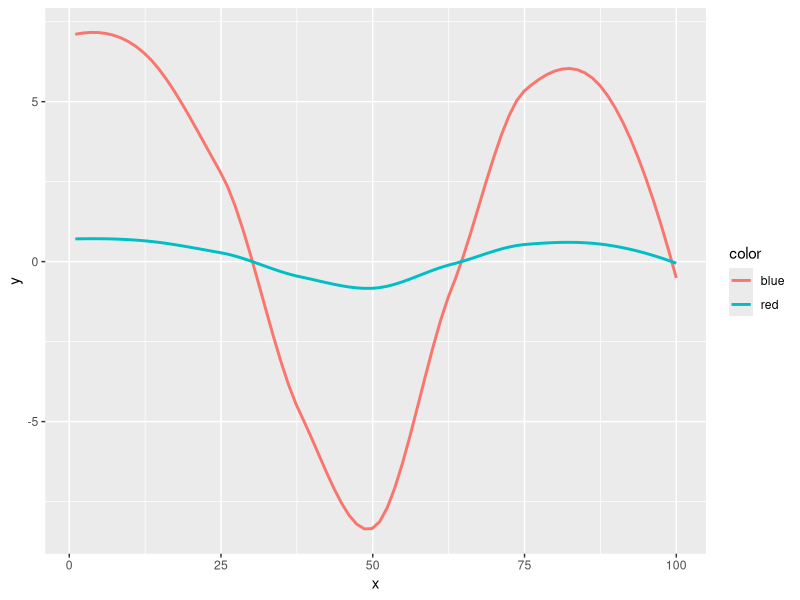
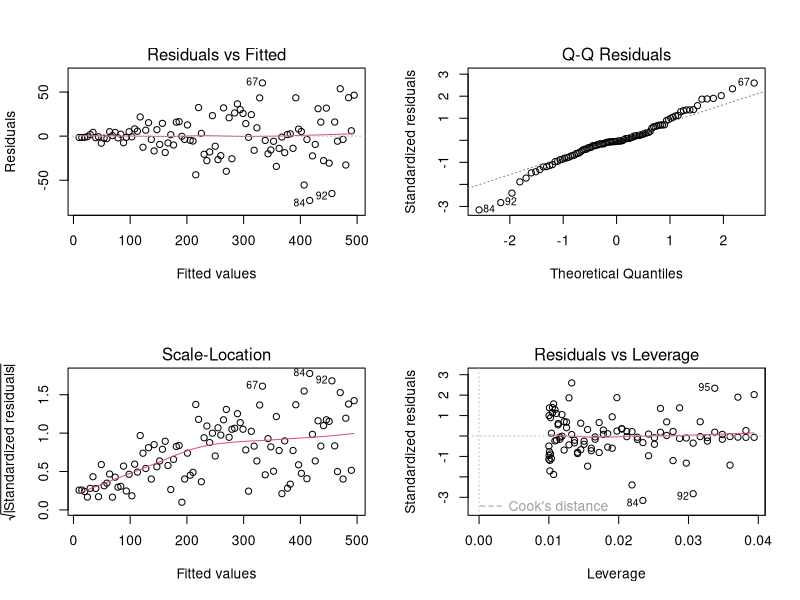

Generate these figures, in order, with R:
## ---- chunk 1
library(ggplot2)
a <- data.frame(x=1:100, y = sin(1:100*(pi/32)), color="red")
b <- data.frame(x=1:100, y = 10*sin(1:100*(pi/32)), color="blue")
qplot(x=x,y=y, color=color, data=rbind(a,b), geom="smooth", se=FALSE)
## ---- chunk 2
hetero_data <- data.frame(x=1:100, y = sapply(1:100, function(x) 3 + 5*x + rnorm(n = 1, sd=.5*x)))
hetero_model <- lm(y ~ x, data=hetero_data)
par(mfrow=c(2,2))
plot(hetero_model)
## ---- chunk 3
set.seed(123)
k <- 100
data <- replicate(k, rnorm(100))
colnames(data) <- make.names(1:k)
data <- as.data.frame(data)
head(data)
## ---- chunk 4
fit <- lm(X1 ~ ., data=data)
summary(fit)
## ---- chunk 5
sum(abs(data$X1-fitted(fit)))
## ---- chunk 6
head(iris)
## ---- chunk 7
lm1 <- lm(Petal.Width ~ ., data=iris)
lm2 <- lm(Petal.Width ~ . - Sepal.Width, data=iris)
lm3 <- lm(Petal.Width ~ log(Sepal.Length)*Petal.Length + Sepal.Width, data=iris)
